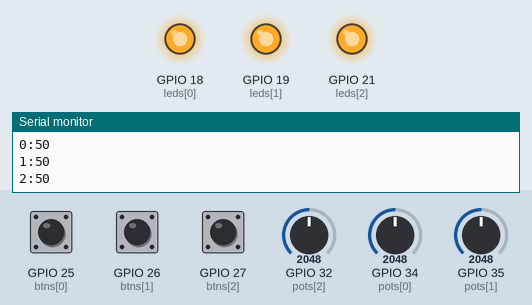
A sketch run on a simulated ESP32. On the bench: output pins drawn as LEDs (lit = HIGH), the last lines printed to the serial monitor. The inputs (shaded band) are chosen by the test bench; at power-on: GPIO 25 (btns[0]) HIGH, GPIO 26 (btns[1]) HIGH, GPIO 27 (btns[2]) HIGH, GPIO 32 (pots[2]) = 2048, GPIO 34 (pots[0]) = 2048, GPIO 35 (pots[1]) = 2048.

Above: at 1.2 s.
1.3 s: GPIO 25 (btns[0]) pulled LOW for 1 s
At 2.5 s:
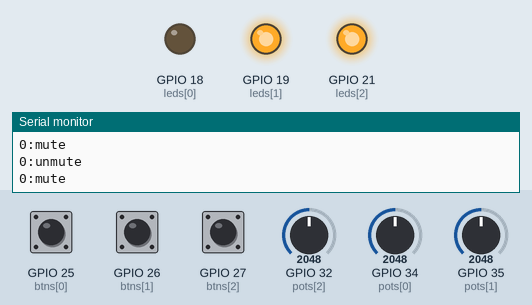
4.3 s: GPIO 26 (btns[1]) pulled LOW for 3.2 s
At 8.0 s:
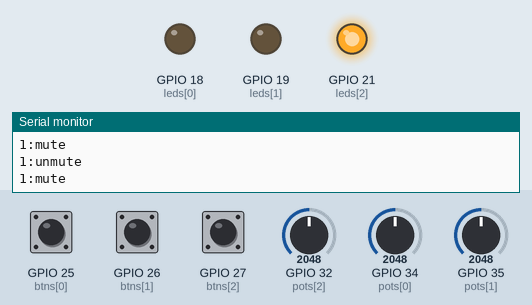
9.0 s: GPIO 27 (btns[2]) pulled LOW for 0.15 s
At 10.2 s:
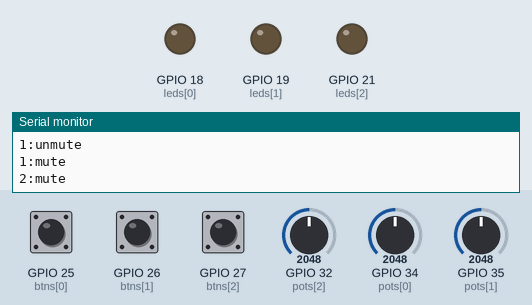
10.6 s: GPIO 25 (btns[0]) pulled LOW for 0.15 s
At 11.8 s:
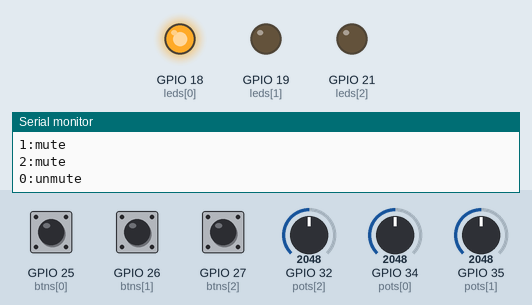
12.2 s: GPIO 26 (btns[1]) pulled LOW for 0.15 s
At 13.4 s:
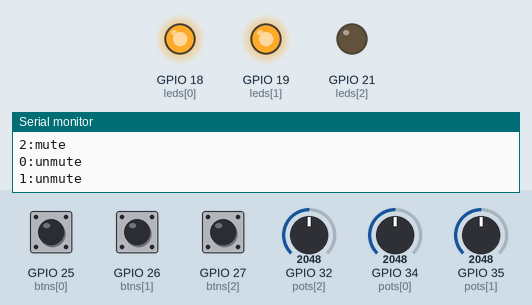
13.8 s: GPIO 25 (btns[0]) pulled LOW for 0.15 s
At 14.6 s:
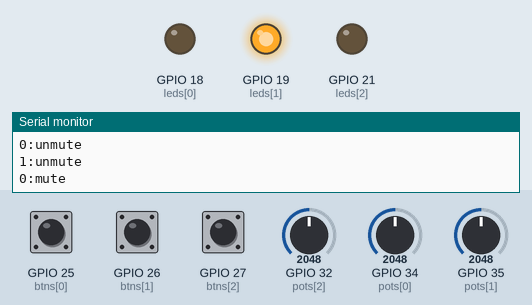
Timing chart, 0 to 16.4 s (numbered marks = the images above; inputs shaded):
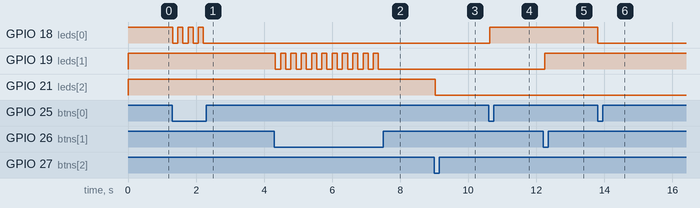

The sketch:

WinMixerClient.ino
```cpp
int pots[] = {34, 35, 32};
int btns[] = {25, 26, 27};
int lastVals[] = {-1, -1, -1};
int leds[] = {18, 19, 21};
bool btnslast[] = {true, true, true};
unsigned long lastPress[3] = {0,0,0};

void setup() {
  Serial.begin(115200);
  for (int i = 0; i < 3; i++) {
    pinMode(btns[i], INPUT_PULLUP);
    pinMode(leds[i], OUTPUT);
    digitalWrite(leds[i], HIGH);
  }
}


void loop() {
  for (int i = 0; i < 3; i++) {
    int val = analogRead(pots[i]);
    int vol = map(val, 0, 4095, 0, 100);
    int buttonState = digitalRead(btns[i]);
    if (buttonState == LOW && millis() - lastPress[i] > 150){
      if (btnslast[i] == true){
        btnslast[i] = false;
        digitalWrite(leds[i], LOW);
        Serial.println(String(i) + ":mute");
      }else {
        btnslast[i] = true;
        digitalWrite(leds[i], HIGH);
        Serial.println(String(i) + ":unmute");
      }
      lastPress[i] = millis();
    }else{

    }

    if (abs(vol - lastVals[i]) >= 2) {
      lastVals[i] = vol;


      // Format: index:value
      Serial.print(i);
      Serial.print(":");
      Serial.println((int)vol);
    }
  }

  delay(50);
}
```

Measured:
- after the input at 1.3 s, GPIO 18 (leds[0]): alternates HIGH for 0.15 s and LOW for 0.15 s, 7 changes in all, then stays LOW, starting at once
- after the input at 4.3 s, GPIO 19 (leds[1]): alternates HIGH for 0.15 s and LOW for 0.15 s, 21 changes in all, then stays LOW, starting at once
- after the input at 9.0 s, GPIO 21 (leds[2]): HIGH → LOW at once
- after the input at 10.6 s, GPIO 18 (leds[0]): LOW → HIGH at once
- after the input at 12.2 s, GPIO 19 (leds[1]): LOW → HIGH after 0.05 s
- after the input at 13.8 s, GPIO 18 (leds[0]): HIGH → LOW at once
